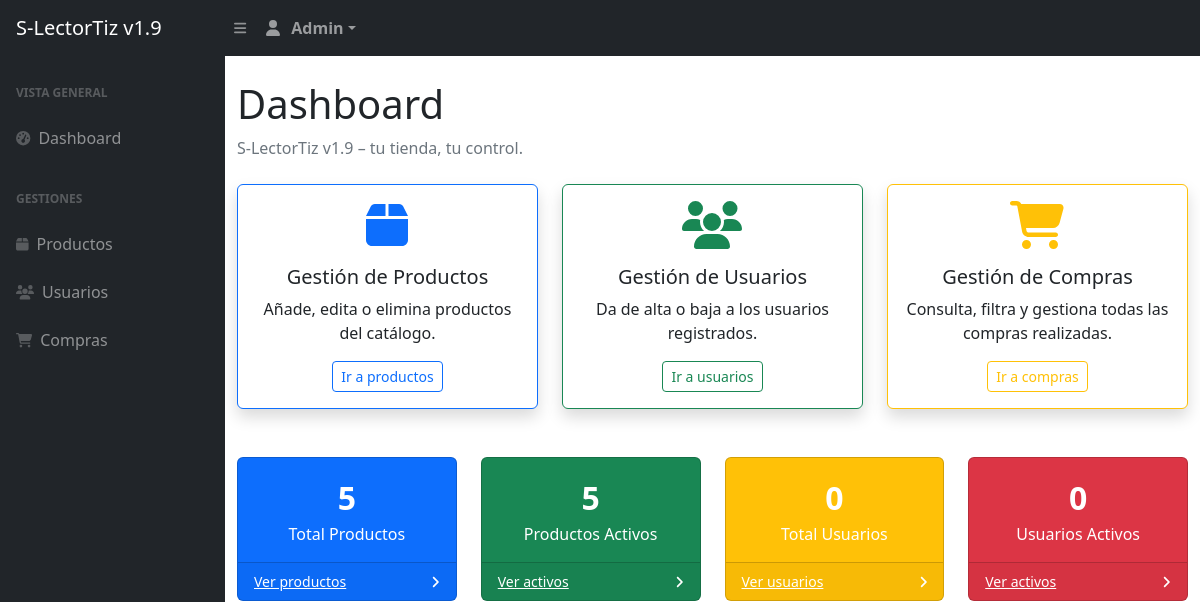
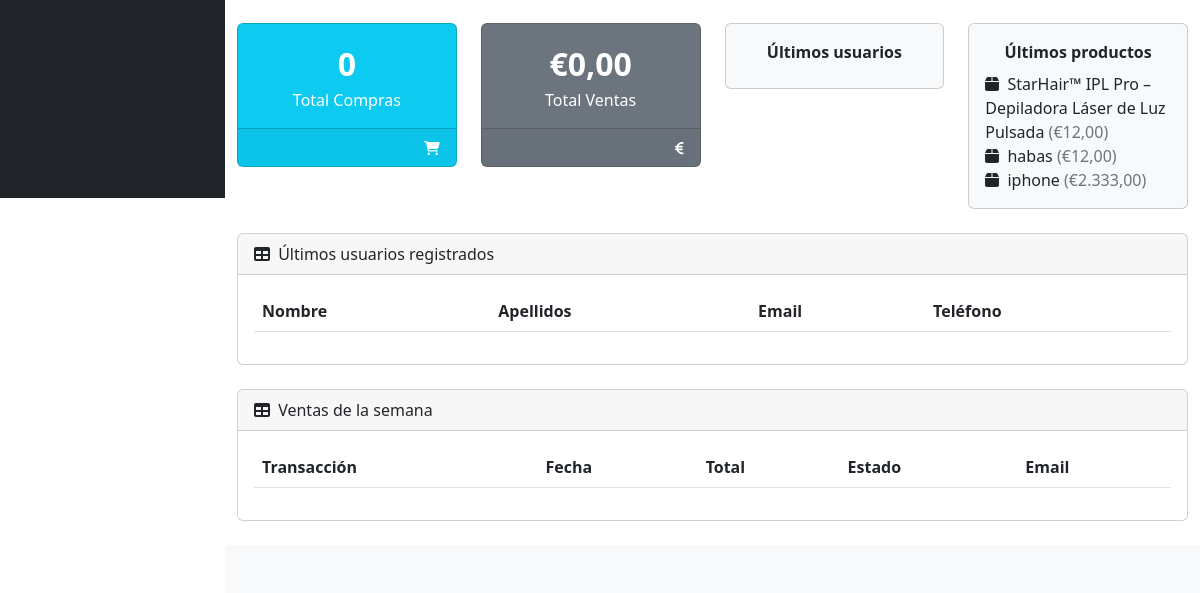
The page /s-tortiz/sh-admin/inicio.php on the database as committed earlier (2 pictures, top to bottom).
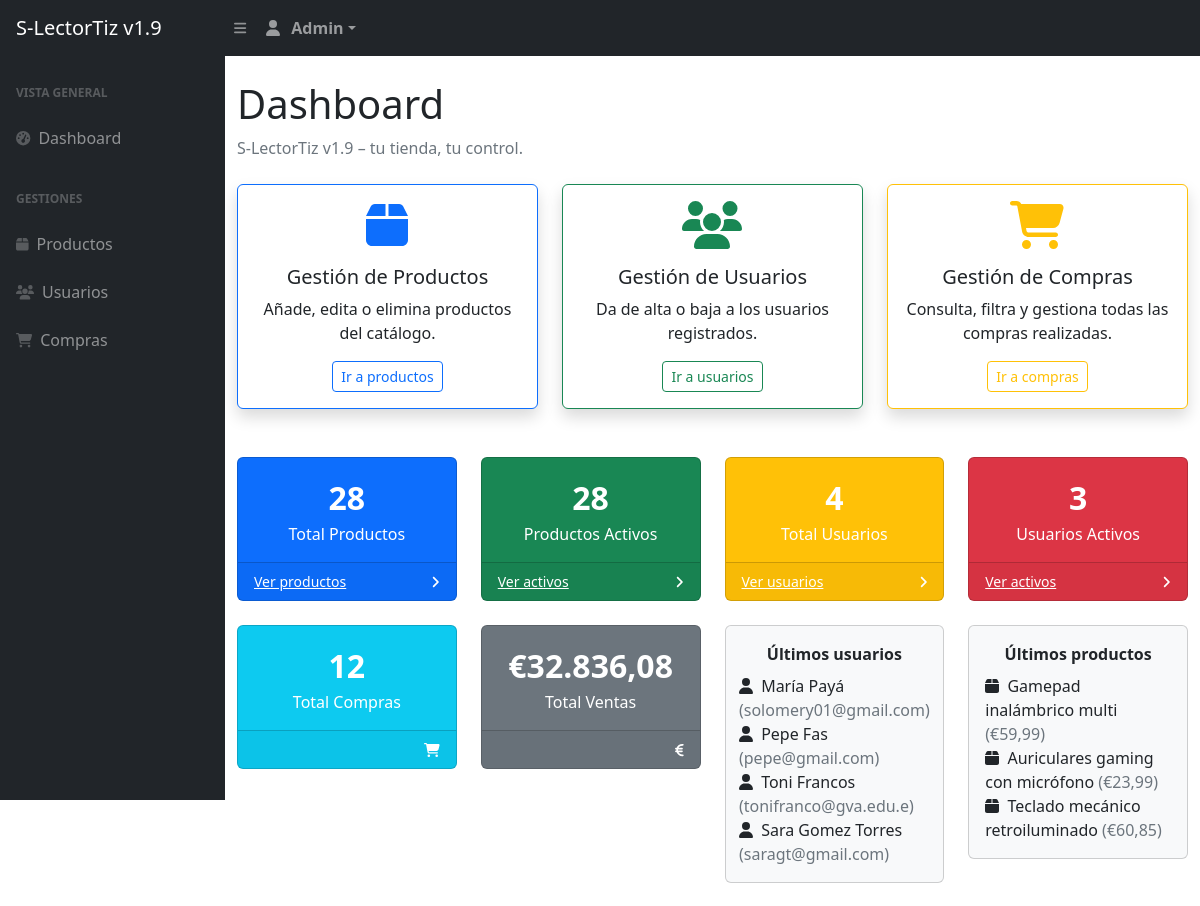
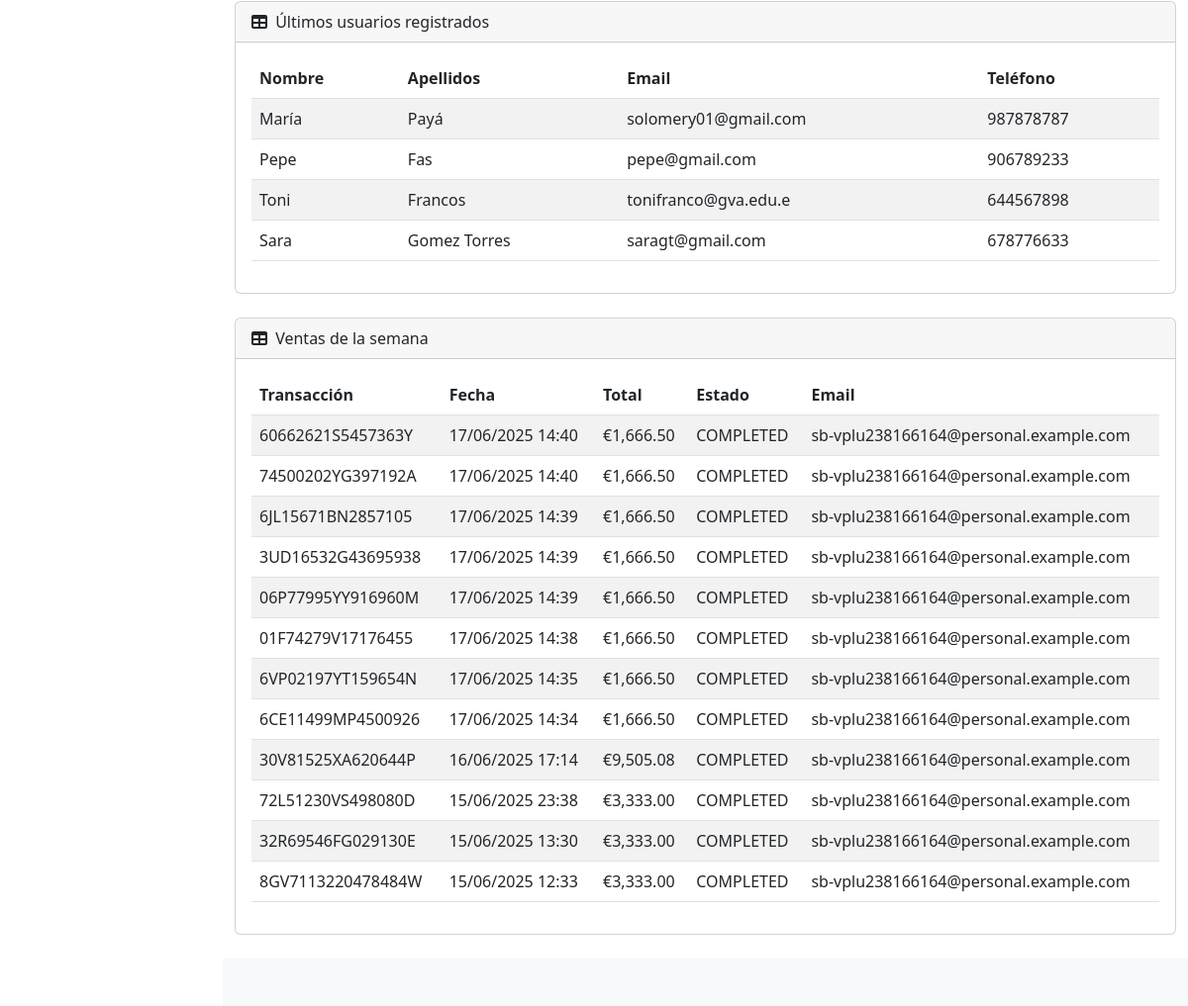
The same page on the database as committed later (2 pictures, top to bottom).
### tables this page shows
CREATE TABLE `productos` (
  `id` int(11) NOT NULL,
  `nombre` varchar(200) NOT NULL,
  `descripcion` text NOT NULL,
  `precio` decimal(10,2) NOT NULL,
  `descuento` tinyint(3) NOT NULL DEFAULT 0,
  `id_categoria` int(11) NOT NULL,
  `activo` int(11) NOT NULL,
  `categoria_id` int(11) DEFAULT NULL
);

CREATE TABLE `clientes` (
  `id` int(11) NOT NULL,
  `nombres` varchar(80) NOT NULL,
  `apellidos` varchar(50) NOT NULL,
  `email` varchar(20) NOT NULL,
  `telefono` varchar(20) NOT NULL,
  `dni` varchar(20) NOT NULL,
  `estatus` tinyint(4) NOT NULL,
  `fecha_alta` datetime NOT NULL,
  `fecha_modifica` datetime NOT NULL,
  `fecha_baja` datetime NOT NULL
);

CREATE TABLE `compra` (
  `id` int(11) NOT NULL,
  `id_transaccion` varchar(20) NOT NULL,
  `fecha` datetime NOT NULL,
  `status` varchar(20) NOT NULL,
  `email` varchar(50) NOT NULL,
  `id_cliente` varchar(50) NOT NULL,
  `total` decimal(10,2) NOT NULL
);

### s-tortiz/sh-admin/inicio.php (the view, shortened to what the changed rows need)
<?php
include 'header.php';
$db = new Database();
$con = $db->conectar();
$totalProductos = $con->query('SELECT COUNT(*) FROM productos')->fetchColumn();
$totalUsuarios = $con->query('SELECT COUNT(*) FROM clientes')->fetchColumn();
$usuariosActivos = $con->query('SELECT COUNT(*) FROM clientes WHERE estatus=1')->fetchColumn();
$productosActivos = $con->query('SELECT COUNT(*) FROM productos WHERE activo=1')->fetchColumn();
$totalCompras = $con->query('SELECT COUNT(*) FROM compra')->fetchColumn();
$totalVentas = $con->query('SELECT IFNULL(SUM(total),0) FROM compra')->fetchColumn();
$ultimosUsuarios = $con->query('SELECT nombres, apellidos, email, telefono FROM clientes ORDER BY id DESC LIMIT 10')->fetchAll(PDO::FETCH_ASSOC);
$ultimosProductos = $con->query('SELECT nombre, precio FROM productos ORDER BY id DESC LIMIT 3')->fetchAll(PDO::FETCH_ASSOC);
$ventasSemana = $con->prepare('SELECT id_transaccion, fecha, total, status, email FROM compra WHERE fecha >= DATE_SUB(NOW(), INTERVAL 7 DAY) ORDER BY fecha DESC');
$ventasSemana->execute();
$ventasSemana = $ventasSemana->fetchAll(PDO::FETCH_ASSOC);
?>
    <div id="layoutSidenav_content">
        <main>
            <div class="container-fluid">
                <h1 class="mt-4">Dashboard</h1>
                <div class="row">
                    <div class="col-xl-3 col-md-6">
                        <div class="card bg-primary text-white mb-4">
                            <div class="card-body">
                                <div class="d-flex flex-column align-items-center">
                                    <span class="fs-2 fw-bold"><?php echo $totalProductos; ?></span>
                                    <span>Total Productos</span>
                                </div>
                            </div>
                        </div>
                    </div>
                    <div class="col-xl-3 col-md-6">
                        <div class="card bg-success text-white mb-4">
                            <div class="card-body">
                                <div class="d-flex flex-column align-items-center">
                                    <span class="fs-2 fw-bold"><?php echo $productosActivos; ?></span>
                                    <span>Productos Activos</span>
                                </div>
                            </div>
                        </div>
                    </div>
                    <div class="col-xl-3 col-md-6">
                        <div class="card bg-warning text-white mb-4">
                            <div class="card-body">
                                <div class="d-flex flex-column align-items-center">
                                    <span class="fs-2 fw-bold"><?php echo $totalUsuarios; ?></span>
                                    <span>Total Usuarios</span>
                                </div>
                            </div>
                        </div>
                    </div>
                    <div class="col-xl-3 col-md-6">
                        <div class="card bg-danger text-white mb-4">
                            <div class="card-body">
                                <div class="d-flex flex-column align-items-center">
                                    <span class="fs-2 fw-bold"><?php echo $usuariosActivos; ?></span>
                                    <span>Usuarios Activos</span>
                                </div>
                            </div>
                        </div>
                    </div>
                </div>
                <div class="row">
                    <div class="col-xl-3 col-md-6">
                        <div class="card bg-info text-white mb-4">
                            <div class="card-body">
                                <div class="d-flex flex-column align-items-center">
                                    <span class="fs-2 fw-bold"><?php echo $totalCompras; ?></span>
                                    <span>Total Compras</span>
                                </div>
                            </div>
                        </div>
                    </div>
                    <div class="col-xl-3 col-md-6">
                        <div class="card bg-secondary text-white mb-4">
                            <div class="card-body">
                                <div class="d-flex flex-column align-items-center">
                                    <span class="fs-2 fw-bold">€<?php echo number_format($totalVentas,2,',','.'); ?></span>
                                    <span>Total Ventas</span>
                                </div>
                            </div>
                        </div>
                    </div>
                    <div class="col-xl-3 col-md-6">
                        <div class="card bg-light mb-4">
                            <div class="card-body">
                                <div class="d-flex flex-column align-items-center">
                                    <ul class="list-unstyled mt-2 mb-0">
                                        <?php foreach($ultimosUsuarios as $u) {
                                            echo '<li><i class="fas fa-user me-1"></i> '.htmlspecialchars($u['nombres'].' '.$u['apellidos']).' <span class="text-muted">('.htmlspecialchars($u['email']).')</span></li>';
                                        } ?>
                                    </ul>
                                </div>
                            </div>
                        </div>
                    </div>
                    <div class="col-xl-3 col-md-6">
                        <div class="card bg-light mb-4">
                            <div class="card-body">
                                <div class="d-flex flex-column align-items-center">
                                    <ul class="list-unstyled mt-2 mb-0">
                                        <?php foreach($ultimosProductos as $p) {
                                            echo '<li><i class="fas fa-box me-1"></i> '.htmlspecialchars($p['nombre']).' <span class="text-muted">('.MONEDA.number_format($p['precio'],2,',','.').')</span></li>';
                                        } ?>
                                    </ul>
                                </div>
                            </div>
                        </div>
                    </div>
                </div>
                <div class="card mb-4">
                    <div class="card-body">
                        <table id="datatablesSimple" class="table table-striped">
                            <thead>
                                <tr>
                                    <th>Nombre</th>
                                    <th>Apellidos</th>
                                    <th>Email</th>
                                    <th>Teléfono</th>
                                </tr>
                            </thead>
                            <tbody>
                                <?php foreach($ultimosUsuarios as $u) { ?>
                                <tr>
                                    <td><?php echo htmlspecialchars($u['nombres']); ?></td>
                                    <td><?php echo htmlspecialchars($u['apellidos']); ?></td>
                                    <td><?php echo htmlspecialchars($u['email']); ?></td>
                                    <td><?php echo htmlspecialchars($u['telefono']); ?></td>
                                </tr>
                                <?php } ?>
                            </tbody>
                        </table>
                    </div>
                </div>
                <div class="card mb-4">
                    <div class="card-body">
                        <table id="ventasSemanaTable" class="table table-striped">
                            <thead>
                                <tr>
                                    <th>Transacción</th>
                                    <th>Fecha</th>
                                    <th>Total</th>
                                    <th>Estado</th>
                                    <th>Email</th>
                                </tr>
                            </thead>
                            <tbody>
                                <?php foreach($ventasSemana as $v) { ?>
                                <tr>
                                    <td><?php echo htmlspecialchars($v['id_transaccion']); ?></td>
                                    <td><?php echo date('d/m/Y H:i', strtotime($v['fecha'])); ?></td>
                                    <td><?php echo MONEDA . number_format($v['total'], 2, '.', ','); ?></td>
                                    <td><?php echo htmlspecialchars($v['status']); ?></td>
                                    <td><?php echo htmlspecialchars($v['email']); ?></td>
                                </tr>
                                <?php } ?>
                            </tbody>
                        </table>
                    </div>
                </div>
            </div>
        </main>
        <?php include 'footer.php'; ?>
<link href="https://cdn.jsdelivr.net/npm/simple-datatables@7.1.2/dist/style.min.css" rel="stylesheet" />

Rows that differ between the two databases and show on the page:
no longer on this page (row edited): productos: nombre "StarHair™ IPL Pro – Depiladora Láser de Luz Pulsada", precio "12,00"
removed productos: nombre "habas", precio "12,00"
no longer on this page (row edited): productos: nombre "iphone", precio "2.333,00"
added clientes: nombres+apellidos "María Payá", email "solomery01@gmail.com", nombres "María", apellidos "Payá", telefono "987878787"
added clientes: nombres+apellidos "Pepe Fas", email "pepe@gmail.com", nombres "Pepe", apellidos "Fas", telefono "906789233"
added clientes: nombres+apellidos "Toni Francos", email "tonifranco@gva.edu.e", nombres "Toni", apellidos "Francos", telefono "644567898"
added clientes: nombres+apellidos "Sara Gomez Torres", email "saragt@gmail.com", nombres "Sara", apellidos "Gomez Torres", telefono "678776633"
added productos: nombre "Gamepad inalámbrico multi", precio "59,99"
added productos: nombre "Auriculares gaming con micrófono", precio "23,99"
added productos: nombre "Teclado mecánico retroiluminado", precio "60,85"
added compra: id_transaccion "60662621S5457363Y", fecha "17/06/2025 14:40", total "1,666.50", status "COMPLETED", email "sb-vplu238166164@personal.example.com"
added compra: id_transaccion "74500202YG397192A", fecha "17/06/2025 14:40", total "1,666.50", status "COMPLETED", email "sb-vplu238166164@personal.example.com"
added compra: id_transaccion "6JL15671BN2857105", fecha "17/06/2025 14:39", total "1,666.50", status "COMPLETED", email "sb-vplu238166164@personal.example.com"
added compra: id_transaccion "3UD16532G43695938", fecha "17/06/2025 14:39", total "1,666.50", status "COMPLETED", email "sb-vplu238166164@personal.example.com"
added compra: id_transaccion "06P77995YY916960M", fecha "17/06/2025 14:39", total "1,666.50", status "COMPLETED", email "sb-vplu238166164@personal.example.com"
added compra: id_transaccion "01F74279V17176455", fecha "17/06/2025 14:38", total "1,666.50", status "COMPLETED", email "sb-vplu238166164@personal.example.com"
added compra: id_transaccion "6VP02197YT159654N", fecha "17/06/2025 14:35", total "1,666.50", status "COMPLETED", email "sb-vplu238166164@personal.example.com"
added compra: id_transaccion "6CE11499MP4500926", fecha "17/06/2025 14:34", total "1,666.50", status "COMPLETED", email "sb-vplu238166164@personal.example.com"
added compra: id_transaccion "30V81525XA620644P", fecha "16/06/2025 17:14", total "9,505.08", status "COMPLETED", email "sb-vplu238166164@personal.example.com"
added compra: id_transaccion "72L51230VS498080D", fecha "15/06/2025 23:38", total "3,333.00", status "COMPLETED", email "sb-vplu238166164@personal.example.com"
added compra: id_transaccion "32R69546FG029130E", fecha "15/06/2025 13:30", total "3,333.00", status "COMPLETED", email "sb-vplu238166164@personal.example.com"
added compra: id_transaccion "8GV7113220478484W", fecha "15/06/2025 12:33", total "3,333.00", status "COMPLETED", email "sb-vplu238166164@personal.example.com"
Other text that changed with them:
$totalProductos: "5" → "28"
$productosActivos: "5" → "28"
$totalUsuarios: "0" → "4"
$usuariosActivos: "0" → "3"
$totalCompras: "0" → "12"
$totalVentas: "0,00" → "32.836,08"
